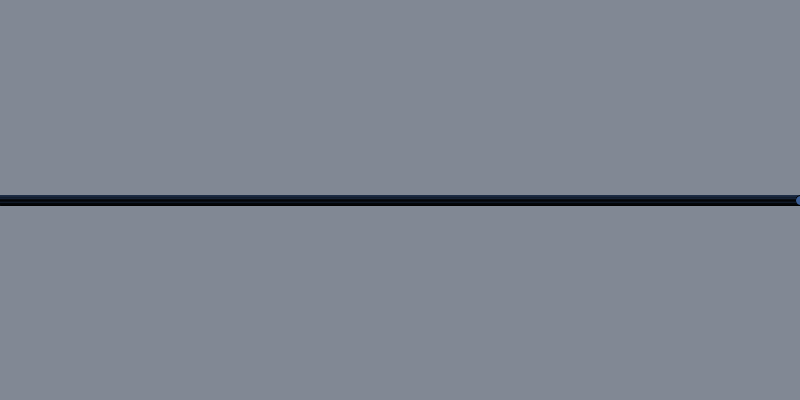
Frame 1 (no input)
Frame 60 (the mouse pressed at the canvas centre just before this capture): identical to frame 1, image omitted
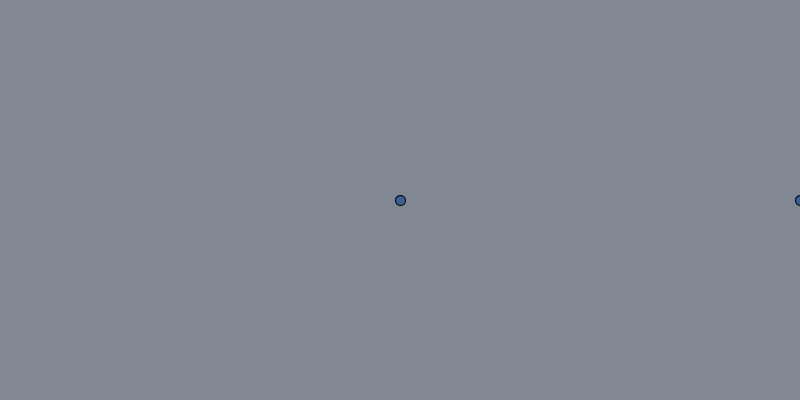
Frame 120 (the mouse held since frame 60 and released just before this capture)

The Processing sketch that drew these frames (run headless with seeded random() and noise(); from frame 60 on, the mouse is pressed at the canvas centre):

// Processing sketch: simple_sparkle_system
// ── simple_sparkle_system.pde
//simple sparkle_system
float gx = 0;
void setup(){
  size(800, 400);
}

void draw(){
  background(129, 136, 148);
  gx = 0;
  while(gx < width){
      if(mouseX < 1)
        ++gx;
      else 
        gx += mouseX;
      kolko(gx, height/2, 10);
  }
}

void kolko(float x, float y, float R){
  stroke(2);
  fill(59, 94, 150);
  ellipse(x, y, R, R);
}
